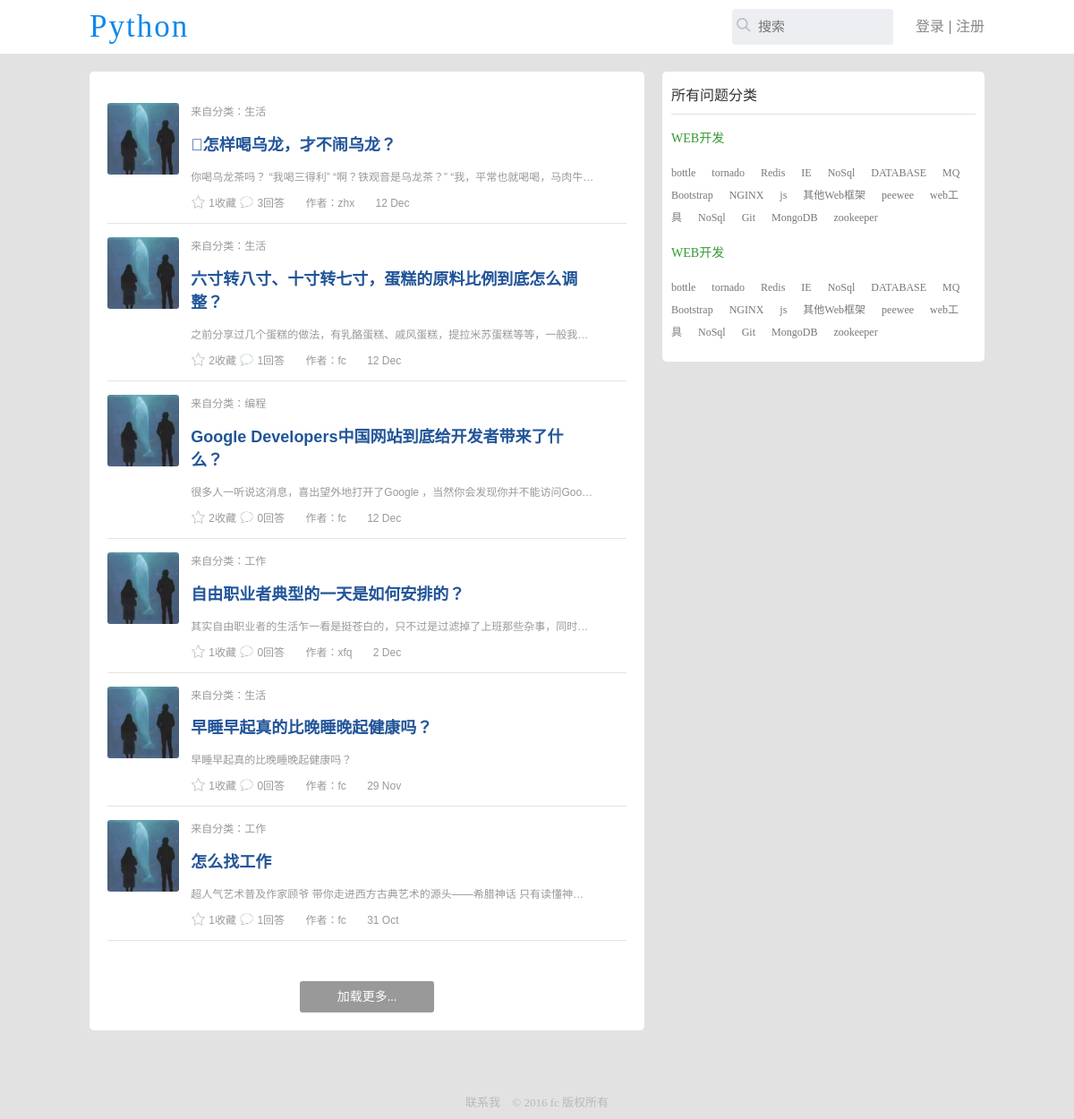
The page / on the database its author committed.
### com/models.py (models this page shows, shortened)
class Question(models.Model):
    column = models.ForeignKey(Column, blank=True, null=True, verbose_name='belong to')
    title = models.CharField(max_length=256)
    content = models.TextField('content')     # 命名待改进
    questioner = models.ForeignKey('Questioner')
    user = models.ManyToManyField('NewUser', blank=True)   # 普通用户、路人
    pub_date = models.DateTimeField(auto_now_add=True, editable=True)
    answer_num = models.IntegerField(default=0)  # 回答数
    keep_num = models.IntegerField(default=0)  # 收藏数
    objects = QuestionManager()
    class Meta:
        verbose_name = 'question'
        verbose_name_plural = 'question'

class Column(models.Model):
    name = models.CharField('column_name', max_length=256)
    intro = models.TextField('introduction', default='')
    def __str__(self):
        return self.name
    class Meta:
        verbose_name = 'column'
        verbose_name_plural = 'column'
        ordering = ['name']

class Questioner(models.Model):
    name = models.CharField(max_length=256)
    profile = models.CharField('profile', default='', max_length=256)
    password = models.CharField('password', max_length=256)
    register_date = models.DateTimeField(auto_now_add=True, editable=True)
    def __str__(self):
        return self.name

### com/views.py (the view)
# urls.py: url(r'^$', views.index, name='index'),
def index(request):
    user = request.user
    allQuestion = Question.objects.all()
    if user is authenticate():
        questions = user.keep.question
        keeplist = []
        for x in allQuestion:
            if x in questions:
                keeplist.append(x)
        latest_question_list = Question.objects.query_by_time()
        lf = LoginForm()
        context = {'latest_question_list': latest_question_list, 'lf': lf, 'questions': questions, 'keeplist': keeplist}
        return render(request, 'index.html', context)
    else:
        latest_question_list = Question.objects.query_by_time()
        lf = LoginForm()
        context = {'latest_question_list': latest_question_list, 'lf': lf}
        return render(request, 'index.html', context)

### com/forms.py
class LoginForm(forms.Form):
    username = forms.CharField(
        widget=forms.TextInput(attrs={
            'class': 'form-control',
            'id': 'username',
            'placeholder': '用户名'}))
    password = forms.CharField(
        widget=forms.PasswordInput(attrs={
            'class': 'form-control',
            'id': 'password',
            'placeholder': '密码'}))

### com/models.py (called while the page is built)
    def query_by_time(self):
        query = self.get_queryset().order_by('-pub_date')
        return query

### com/templates/index.html (shortened to what this page needs)
<!DOCTYPE html>
<html>
	<head>
        {% load staticfiles %}
		<link rel="stylesheet" href="{% static "css/normalize.css" %}"/>
		<link rel="stylesheet" href="{% static "css/main.css" %}"/>
	</head>
	<body>
		<div class="index-wrapper">
			<div class="header">
				<div class="common">
                    <a href="/">
					    <h1 class="left">Python</h1>
                    </a>
					<div class="right">
						<div class="search-content">
                        <form class="search" action="/com/search/" method="post">
							<span></span>
							<input id="search-text" type="text" name='keyword' placeholder="搜索" />
						</form>
						</div>
                        {% if request.user.is_authenticated %}
						<div class="blue"><a  href="/com/quiz">提问</a></div>
                        <div class="people">
                            <a href="/com/user/">
							    <img src="{% static "img/photo_01.jpg" %}" />
                            </a>
						</div>
						<ul class="user-info">
							<li><a href="/com/user/">{{ user.username }}</a></li>
							<li><a href="/com/setting">设置</a></li>
							<li><a href="/com/logout/">退出</a></li>
						</ul>
                        {% else %}
						<div class="login-btn">
							<a href="/com/templates/login.html">登录</a> |
							<a href="/com/templates/register.html">注册</a>
						</div>
                        {% endif %}
					</div>
				</div>
			</div>
			<div class="main">
                <div class="problem-list">
                    {% for question in latest_question_list %}
					<div class="problem">
						<div class="photo">
							<a href=""><img src="{% static "img/photo_01.jpg" %}"/></a>
						</div>
						<div class="problem-content">
							<span>来自分类：<a href="">{{ question.column }}</a></span>
                            <h2><a id="question_title" href="/com/{{ question.id }}/" >{{ question.title }}</a></h2>
							<p><a href="">{{ question.content|truncatechars_html:80 | safe }}</a></p>
							<div class="problem-bottom">
                            {% if request.user.is_authenticated %}
                                {% if question in keeplist %}
                                    <span style="background:url({% static "img/favor_fill.png" %}) no-repeat left center;background-size: contain;">
                                        <a href="" class="keep" u="{{ question.id }}">{{ question.keep_num }}收藏</a>
                                    </span>
                                {% else %}
                                    <span style="background:url({% static "img/favor.png" %}) no-repeat left center;background-size: contain;">
                                        <a href="" class="keep" u="{{ question.id }}">{{ question.keep_num }}收藏</a>
                                    </span>
                                {% endif %}
                            {% else %}
                                <span style="background:url({% static "img/favor.png" %}) no-repeat left center;background-size: contain;">
                                        <a href="" class="keep" u="{{ question.id }}">{{ question.keep_num }}收藏</a>
                                    </span>
                            {% endif %}
								<span>{{ question.answer_num }}<a href="/com/{{ question.id }}/">回答</a></span>
								<span>作者：{{ question.questioner }}</span>
								<span>{{ question.pub_date | date:"j M" }}</span>
							</div>
						</div>
					</div>
                    {% endfor %}
					<div class="more">加载更多...</div>
				</div>
				<div class="problem-type">
					<h2>所有问题分类</h2>
					<div class="type">
						<h3><a href="">WEB开发</a></h3>
						<div class="detail-type">
							<a href="">bottle</a>
							<a href="">tornado </a>
							<a href="">Redis</a>
							<a href="">IE</a>
							<a href="">NoSql</a>
							<a href="">DATABASE</a>
							<a href="">MQ</a>
							<a href="">Bootstrap</a>
							<a href="">NGINX</a>
							<a href="">js</a>
							<a href="">其他Web框架 </a>
							<a href="">peewee</a>
							<a href="">web工具</a>
							<a href="">NoSql</a>
							<a href="">Git</a>
							<a href="">MongoDB</a>
							<a href="">zookeeper</a>
						</div>
					</div>
					<div class="type">
						<h3><a href="">WEB开发</a></h3>
						<div class="detail-type">
							<a href="">bottle</a>
							<a href="">tornado </a>
							<a href="">Redis</a>
							<a href="">IE</a>
							<a href="">NoSql</a>
							<a href="">DATABASE</a>
							<a href="">MQ</a>
							<a href="">Bootstrap</a>
							<a href="">NGINX</a>
							<a href="">js</a>
							<a href="">其他Web框架 </a>
							<a href="">peewee</a>
							<a href="">web工具</a>
							<a href="">NoSql</a>
							<a href="">Git</a>
							<a href=""> MongoDB</a>
							<a href="">zookeeper</a>
						</div>
					</div>
				</div>
			</div>
			<div class="footer">
				<a href="">联系我 </a>  © 2016 fc 版权所有
			</div>
		</div>
	</body>
</html>

### com/static/css/main.css (style rules this page uses)
html,body { height:100%; }
input { outline:none; border:none; font-family: "微软雅黑"; }
a { text-decoration: none; }
h1 { color:#0F88EB; font-size:50px; letter-spacing: 2px; font-family:"微软雅黑"; font-weight:normal ; }
.left { float:left; }
.right { float:right; }
.footer { width:300px; margin:0 auto; text-align: center; font-family: "微软雅黑"; font-size:13px; color:#b8b8b8; }
.footer a { color:#b8b8b8; margin-right:10px; }
.common { width:1000px; margin:0 auto; background:#fff; }
.header { width:100%; height:60px; line-height:60px; background:#fff; }
.header h1 { margin:0; font-size:35px; }
.index-wrapper { background:#E2E2E2; height:auto; padding-bottom:10px; }
.search-content { width:180px; overflow:hidden; border-radius: 3px; margin-top:10px; }
.search { width:320px; height:40px; background: #ECEEF1; border-radius: 3px; float:left; line-height:30px; font-size:0; overflow: hidden; }
.search span { display: inline-block; width:16px; height:15px; background:url(../img/search.png) no-repeat; background-size: cover; margin-left:5px; }
.header .right > div { float:left; margin-left:25px; }
.search input:nth-of-type(1) { width:239px; height:40px; vertical-align: top; font-size:15px; box-sizing: border-box; line-height:40px; padding-left:8px; background:transparent; }
.login-btn { color:#868687; }
.header a { color:#868687; font-family: "微软雅黑"; }
.main { width:1000px; margin:20px auto; height:auto; padding-bottom:50px; border-radius: 5px; font-size:0; }
.problem-list { width:62%; padding:20px 20px 100px 20px; position:relative; height:auto; display: inline-block; border-radius: 5px; background:#fff; box-sizing: border-box; font-size:12px; }
.problem { height:auto; border-bottom:1px solid #e3e3e3; padding:15px 0; color:#999; font-size:12px; position:relative; }
.problem a { color:#999; }
.problem h2 a { color:#225599; }
.photo { display:inline-block; width:80px; height:80px; border-radius:3px; overflow:hidden; }
.photo img { max-width:100%; vertical-align:top ; }
.problem-content { display:inline-block; vertical-align:top ; margin-left:10px; width:450px; }
.problem-content p { width:450px; text-overflow: ellipsis; overflow:hidden; white-space: nowrap; }
.problem-bottom span { display:inline-block; padding-left:20px; }
.problem-bottom span:nth-of-type(1) { background:url(../img/favor.png) no-repeat left center; background-size: contain; cursor:pointer ; }
.problem-bottom span:nth-of-type(2) { background:url(../img/comment.png) no-repeat left center; background-size: contain; }
.more { position:absolute; bottom:20px; left:50%; margin-left:-75px; width:150px; height:35px; line-height:35px; text-align: center; background:#999; border-radius: 3px; color:#fff; font-family: "微软雅黑"; font-size:14px; cursor: pointer; }
.problem-type,.user-right { width:36%; background:#fff; display:inline-block; margin-left:2%; font-size:12px; border-radius:5px; vertical-align: top; padding:0 10px 20px 10px; box-sizing: border-box; font-family: "微软雅黑"; }
.problem-type h2,.state-list h2 { color:#333; border-bottom:1px solid #e3e3e3; padding-bottom:10px; font-size:16px; font-weight:normal ; }
.problem-type h3 a { color:#339933; font-weight:normal ; }
.type a { color:#777; margin-right:15px; line-height:25px; }
.header .right { position:relative; }

### rows shown on the page
Question: column "生活", title "\b怎样喝乌龙，才不闹乌龙？", content "你喝乌龙茶吗？ “我喝三得利” “啊？铁观音是乌龙茶？” “我，平常也就喝喝，马肉…", keep_num "1", answer_num "3", questioner "zhx", pub_date "12 Dec"
Question: column "生活", title "六寸转八寸、十寸转七寸，蛋糕的原料比例到底怎么调整？", content "之前分享过几个蛋糕的做法，有乳酪蛋糕、戚风蛋糕，提拉米苏蛋糕等等，一般我…", keep_num "2", answer_num "1", questioner "fc", pub_date "12 Dec"
Question: column "编程", title "Google Developers中国网站到底给开发者带来了什么？", content "很多人一听说这消息，喜出望外地打开了Google ，当然你会发现你并不能访问Goo…", keep_num "2", answer_num "0", questioner "fc", pub_date "12 Dec"
Question: column "工作", title "自由职业者典型的一天是如何安排的？", content "其实自由职业者的生活乍一看是挺苍白的，只不过是过滤掉了上班那些杂事，同时…", keep_num "1", answer_num "0", questioner "xfq", pub_date "2 Dec"
Question: column "生活", title "早睡早起真的比晚睡晚起健康吗？", content "早睡早起真的比晚睡晚起健康吗？", keep_num "1", answer_num "0", questioner "fc", pub_date "29 Nov"
Question: column "工作", title "怎么找工作", content "超人气艺术普及作家顾爷 带你走进西方古典艺术的源头——希腊神话 只有读懂神…", keep_num "1", answer_num "1", questioner "fc", pub_date "31 Oct"
